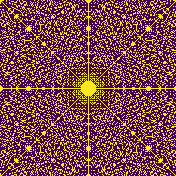
#> input picture DcTNNmodel/masks/mask_R9.png, 176 x 176 px, found by its file name
$ python creakFractalMasks.py
#> lines starting #> are read from the running program, lines starting #| are printed output that depends on the picture; after the words box and inside, x2 and y2 are one past the last pixel; in counts of white or black regions, pixels touching at a corner belong together
import numpy as np
import matplotlib.pyplot as plt
# from phantominator import shepp_logan
# from einops import rearrange
from PIL import Image, ImageOps
def multiKT(image, indices):
    h, w =image.shape

    rows = np.arange(h)
    cols = np.arange(w)

    newimage = np.zeros_like(image)
    for row in rows:
        for col in cols:
            x = np.mod(indices*row, h)
            y = np.mod(indices*col, w)
            newimage[x,y] += image[row,col] * indices

    return newimage


middleshape = False


if middleshape == True:
    N = 176
    data = np.zeros((N,N))
    h, w =data.shape

    rows = np.arange(h)
    cols = np.arange(w)
    a = 88 -15
    b = 88 +15
    data[a:b, a:b] = 1

    data[a:b,a] = 0
    data[a, a:b] = 0
    values = np.arange(a,b)
    for i in values:
        data[i,i] = 0
        data[i,-i] = 0
else:
    N = 176
    # ph = np.rot90(np.transpose(np.array(shepp_logan(N))), 1)
    # data = ph

R = 9
sampling_mask = np.array(ImageOps.grayscale(Image.open("KT-Transformer/DcTNNmodel/masks/mask_R" + str(R) + ".png")))
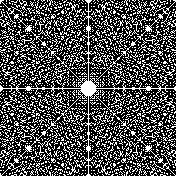
#> sampling_mask: shape (176, 176); values 30 (black) and 215 (white), 31.1% white in thin lines or dots
# plt.figure(1)
# plt.imshow(sampling_mask[70:107, 70:107])

print(np.count_nonzero(sampling_mask// np.max(np.abs(sampling_mask)) ))
#| 9648

sampling = sampling_mask// np.max(np.abs(sampling_mask))
#> sampling: shape (176, 176); values 0 (black) and 1 (white), 31.1% white in thin lines or dots
# plt.imsave('AAAA.png', sampling,cmap = 'gray')
N = 176
data = np.zeros((N,N))
h, w =data.shape

data[50:127, 50:127] = sampling_mask[50:127, 50:127]


data = data// np.max(np.abs(data))
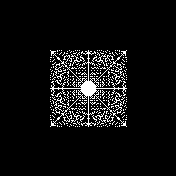
#> data: shape (176, 176) float64; values 0 (black) and 1 (white), 6.3% white in thin lines or dots, all inside (x1, y1, x2, y2) = (50, 50, 127, 127)
# [13 lines of commented-out code are left out]
factorslist = [7, 25, 59]

# factorslist = [3]
# plt.figure(1)
# plt.imshow(data)


output = np.zeros_like(data)


for a in factorslist:
    print(f'Value = {a}')
    prev = np.sum(output)

    step = multiKT(data, a)
    # output += step//np.max(step)

    output += step
#> this loop made 3 passes
#> prev on passes 2 to 3: 13615, 62240
#> pass 1, `step = multiKT(data, a)`:
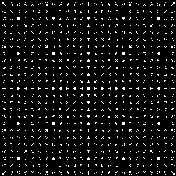
#> step: shape (176, 176) float64; values 0 (black) and 7 (white), 6.3% white in thin lines or dots
#> after the loop:
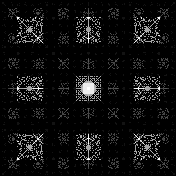
#> output: shape (176, 176) float64; min 0, max 91, mean 5.7; drawn with min black and max white
    # output = output // np.max(np.abs(output))


output = (255*(output)/np.max(np.abs(output)))


# output = output // np.max(np.max(output))

# #greyscale
plt.imsave('mask_R121.png', output)
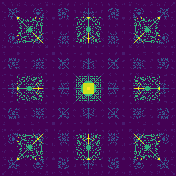
#> saved as mask_R121.png: shape (176, 176, 3); mean R, G, B 68, 18.7, 89.7
print(np.count_nonzero(output))
#| 5113
plt.imsave('data.png', data, cmap = 'gray')

# # plt.imshow(output)

# output[output < 128] +=128


# # #binary image
plt.imsave('mask_R120.png', output,cmap = 'gray')

output2 = np.fft.ifftshift(output) / np.max(np.abs(output))
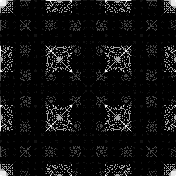
#> output2: shape (176, 176) float64; min 0, max 1, mean 0.0628

plt.imsave('mak.png', output2)
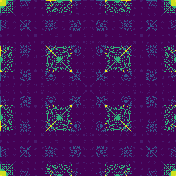
#> saved as mak.png: shape (176, 176, 3); mean R, G, B 68, 18.7, 89.7

output3 = np.fft.ifftshift(output2) / np.max(np.abs(output2))

plt.imsave('mak2.png', output3)

plt.show()

$ run again, with DcTNNmodel/masks/mask_R1112.png copied over DcTNNmodel/masks/mask_R9.png
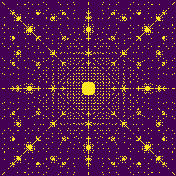
#> input picture DcTNNmodel/masks/mask_R1112.png, 176 x 176 px, found by its file name
#> sampling_mask: shape (176, 176); values 30 (black) and 215 (white), 9% white in thin lines or dots
#| 2785
#> sampling: shape (176, 176); values 0 (black) and 1 (white), 9% white in thin lines or dots
#> the loop `for a in factorslist:` made 3 passes
#> prev on passes 2 to 3: 6671, 30496
#> after the loop `for a in factorslist:`:
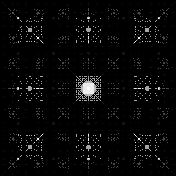
#> output: shape (176, 176) float64; min 0, max 91, mean 2.8; drawn with min black and max white
#| 2425
#> `plt.imsave('mak.png', output2)`:
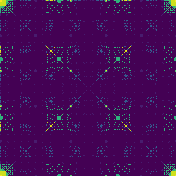
#> saved as mak.png: shape (176, 176, 3); mean R, G, B 68.2, 9.6, 86.6

$ run again, with DcTNNmodel/masks/mask_R14.png copied over DcTNNmodel/masks/mask_R9.png
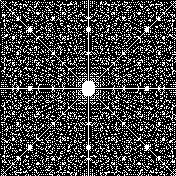
#> input picture DcTNNmodel/masks/mask_R14.png, 176 x 176 px, found by its file name
#> sampling_mask: shape (176, 176); 25.8% white in thin lines or dots
#| 7980
#> sampling: shape (176, 176); values 0 (black) and 1 (white), 25.8% white in thin lines or dots
#> the loop `for a in factorslist:` made 3 passes
#> prev on passes 2 to 3: 12145, 55520
#> after the loop `for a in factorslist:`:
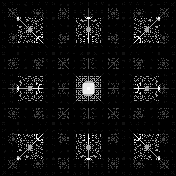
#> output: shape (176, 176) float64; min 0, max 91, mean 5.1; drawn with min black and max white
#| 4205
#> `plt.imsave('mak.png', output2)`:
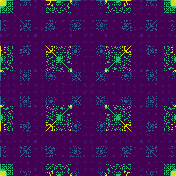
#> saved as mak.png: shape (176, 176, 3); mean R, G, B 68.8, 16.6, 88.2
